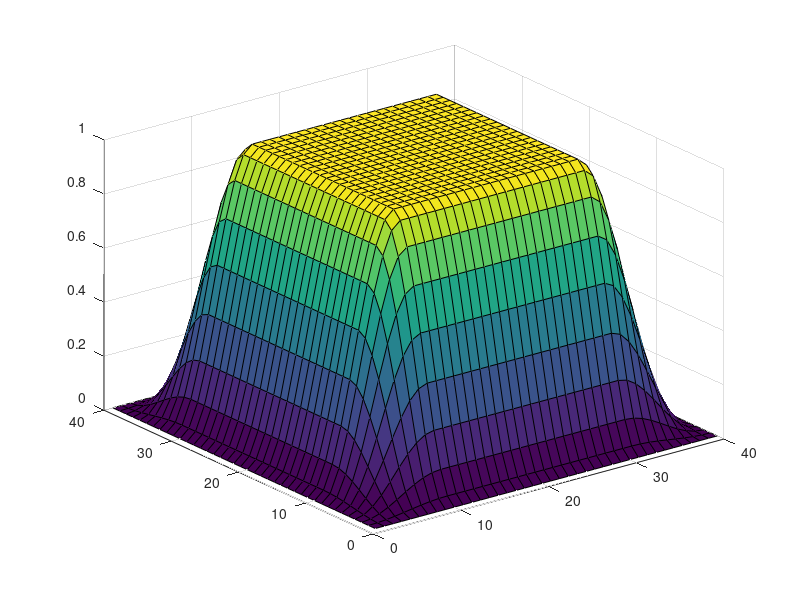
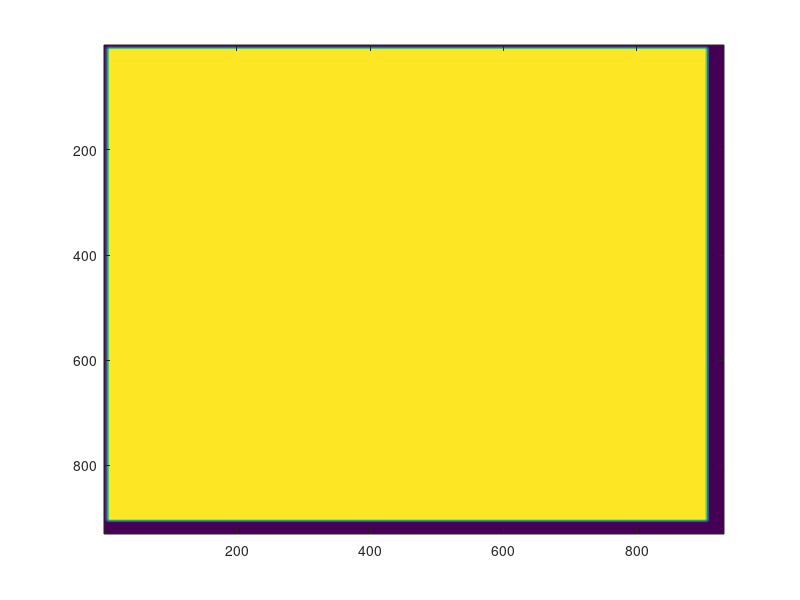

The MATLAB script that drew these images, in order:
%%
%% This of course will have to be properly adapted to lat lon etc. to make a source .grd file which Jakir uses.
%%


N  = 30; % Number of source patches in lat and lon
l  = 0.5; % fine grid spacing (km)
L  = 30; % coarse grid spacing between source patches (grid points)
over = 5; % amount of overlap (grid points)

ltape = over*2; % taper length (should be two times the overlap)
L2 = L + 2*over; % length of source patch (overlapping grid, so is larger than L by the amount of taper length)

X = zeros(N*(L+1)); % total source region

ss = ones(L2); % source array

%% Now design a cos taper:
tx=[-pi/2:pi/(ltape-1):pi/2];
ty=[0:pi/(ltape-1):pi];
ta = (sin(tx)+1)/2;
tb = (cos(ty)+1)/2;
tape = ones(L2,1);
tape(1:ltape) = ta;
tape(end-ltape+1:end) = tb;

%% Apply taper to source array ss:
for i=1:L2;
  ss(:,i) = ss(:,i).*tape;
  ss(i,:) = ss(i,:).*tape';
end;
figure,surf(ss);

%% Now stack a bunch of sources to make sure they sum to unity.
is = 1;
for i=1:N;
js = 1;
for j=1:N;
  X(is:is+L2-1,js:js+L2-1) = X(is:is+L2-1,js:js+L2-1) + ss;
  js = js + L;
end;
is = is + L;
end;

%figure,surf(X);
figure,imagesc(X);
grid off;

